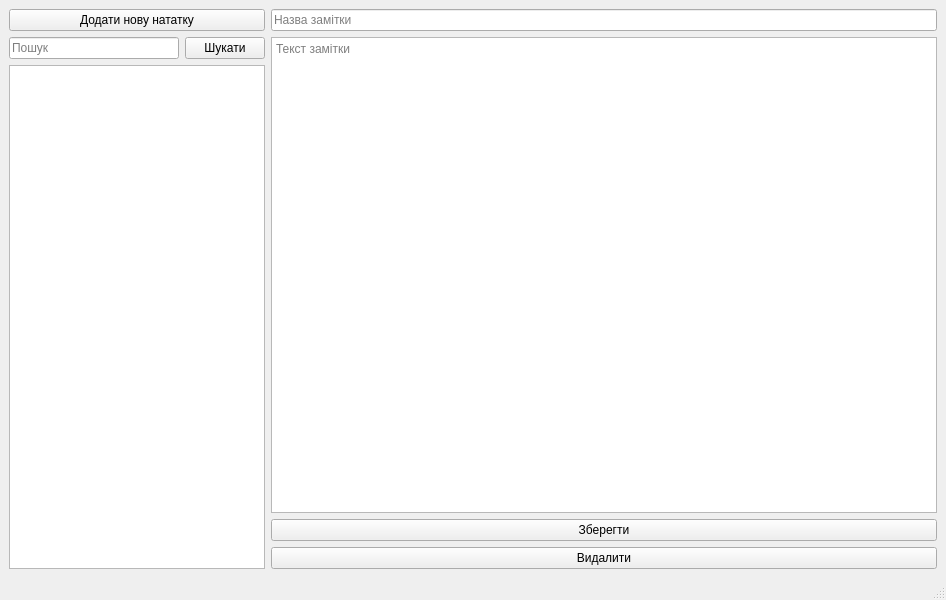
<?xml version="1.0" encoding="UTF-8"?>
<ui version="4.0">
 <class>MainWindow</class>
 <widget class="QMainWindow" name="MainWindow">
  <property name="geometry">
   <rect>
    <x>0</x>
    <y>0</y>
    <width>946</width>
    <height>600</height>
   </rect>
  </property>
  <property name="windowTitle">
   <string>MainWindow</string>
  </property>
  <widget class="QWidget" name="centralwidget">
   <layout class="QHBoxLayout" name="horizontalLayout_2">
    <item>
     <layout class="QVBoxLayout" name="left_col" stretch="0,0,0">
      <property name="leftMargin">
       <number>0</number>
      </property>
      <property name="topMargin">
       <number>0</number>
      </property>
      <property name="rightMargin">
       <number>0</number>
      </property>
      <property name="bottomMargin">
       <number>0</number>
      </property>
      <item>
       <widget class="QPushButton" name="new_note">
        <property name="sizePolicy">
         <sizepolicy hsizetype="Minimum" vsizetype="Fixed">
          <horstretch>0</horstretch>
          <verstretch>0</verstretch>
         </sizepolicy>
        </property>
        <property name="text">
         <string>Додати нову нататку</string>
        </property>
        <property name="icon">
         <iconset>
          <disabledoff>C:/Users/Користувач/Downloads/circle-plus.svg</disabledoff>
         </iconset>
        </property>
       </widget>
      </item>
      <item>
       <layout class="QHBoxLayout" name="horizontalLayout_3">
        <property name="topMargin">
         <number>0</number>
        </property>
        <item>
         <widget class="QLineEdit" name="lineEdit">
          <property name="sizePolicy">
           <sizepolicy hsizetype="Minimum" vsizetype="Fixed">
            <horstretch>0</horstretch>
            <verstretch>0</verstretch>
           </sizepolicy>
          </property>
          <property name="baseSize">
           <size>
            <width>0</width>
            <height>0</height>
           </size>
          </property>
          <property name="text">
           <string/>
          </property>
          <property name="placeholderText">
           <string>Пошук</string>
          </property>
         </widget>
        </item>
        <item>
         <widget class="QPushButton" name="pushButton">
          <property name="sizePolicy">
           <sizepolicy hsizetype="Fixed" vsizetype="Fixed">
            <horstretch>2</horstretch>
            <verstretch>0</verstretch>
           </sizepolicy>
          </property>
          <property name="minimumSize">
           <size>
            <width>0</width>
            <height>0</height>
           </size>
          </property>
          <property name="text">
           <string>Шукати</string>
          </property>
          <property name="icon">
           <iconset>
            <disabledoff>C:/Users/Користувач/Downloads/search.svg</disabledoff>
           </iconset>
          </property>
         </widget>
        </item>
       </layout>
      </item>
      <item>
       <widget class="QListWidget" name="note_list">
        <property name="sizePolicy">
         <sizepolicy hsizetype="Minimum" vsizetype="Expanding">
          <horstretch>0</horstretch>
          <verstretch>0</verstretch>
         </sizepolicy>
        </property>
       </widget>
      </item>
     </layout>
    </item>
    <item>
     <layout class="QVBoxLayout" name="right_col">
      <item>
       <widget class="QLineEdit" name="note_title">
        <property name="placeholderText">
         <string>Назва замітки</string>
        </property>
       </widget>
      </item>
      <item>
       <widget class="QTextEdit" name="note_text">
        <property name="placeholderText">
         <string>Текст замітки</string>
        </property>
       </widget>
      </item>
      <item>
       <widget class="QPushButton" name="save_btn">
        <property name="text">
         <string>Зберегти</string>
        </property>
        <property name="icon">
         <iconset>
          <disabledoff>C:/Users/Користувач/Downloads/download.svg</disabledoff>
         </iconset>
        </property>
       </widget>
      </item>
      <item>
       <widget class="QPushButton" name="delete_btn">
        <property name="text">
         <string>Видалити</string>
        </property>
        <property name="icon">
         <iconset>
          <disabledoff>C:/Users/Користувач/Downloads/trash.svg</disabledoff>
         </iconset>
        </property>
       </widget>
      </item>
     </layout>
    </item>
   </layout>
  </widget>
  <widget class="QMenuBar" name="menubar">
   <property name="geometry">
    <rect>
     <x>0</x>
     <y>0</y>
     <width>946</width>
     <height>21</height>
    </rect>
   </property>
  </widget>
  <widget class="QStatusBar" name="statusbar"/>
 </widget>
 <resources/>
 <connections/>
</ui>
